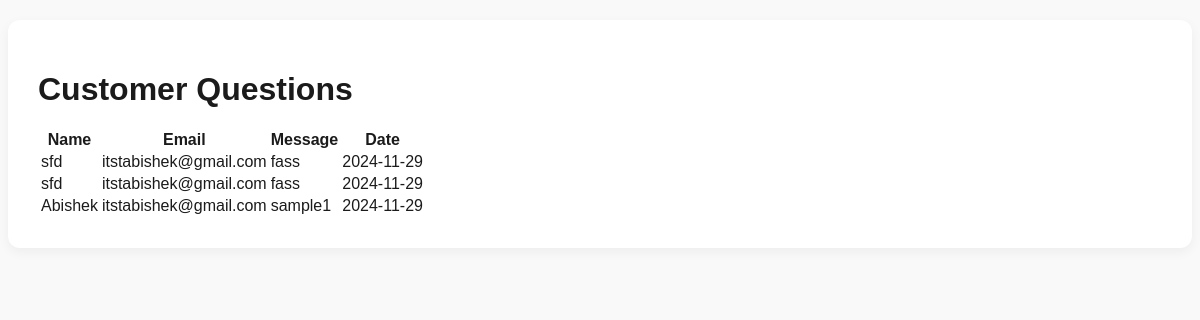
Before: /view_question.php with the older database file.
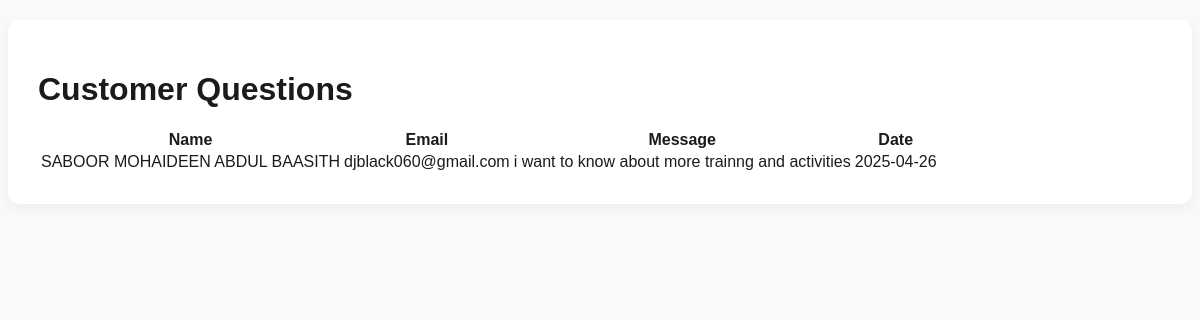
After: the same page with the newer database file.
### tables this page shows
CREATE TABLE `questions` (
  `name` text NOT NULL,
  `email` varchar(100) NOT NULL,
  `message` text NOT NULL,
  `date` date NOT NULL DEFAULT curdate()
);

### view_question.php (the view, shortened to what this page needs)
<?php
include("dbconfig.php");
$query = "SELECT name, email, message, date FROM questions ORDER BY date DESC";
$result = $conn->query($query);
?>
<!DOCTYPE html>
<html lang="en">
<head>
    <link rel="stylesheet" href="datatables_admin_style.css">
</head>
<body>
    <div class="container">
        <h1>Customer Questions</h1>
        <table>
            <thead>
                <tr>
                    <th>Name</th>
                    <th>Email</th>
                    <th>Message</th>
                    <th>Date</th>
                </tr>
            </thead>
            <tbody>
                <?php
                while ($row = $result->fetch_assoc()) {
                    echo "<tr>";
                    echo "<td>" . htmlspecialchars($row['name']) . "</td>";
                    echo "<td>" . htmlspecialchars($row['email']) . "</td>";
                    echo "<td>" . htmlspecialchars($row['message']) . "</td>";
                    echo "<td>" . htmlspecialchars($row['date']) . "</td>";
                    echo "</tr>";
                }
                ?>
            </tbody>
        </table>
    </div>
</body>
</html>

### datatables_admin_style.css (style rules this page uses)
:root { --primary-color: #00B78E; --primary-hover: #009b7a; --secondary-color: #004C3F; --text-color: #1B1B1B; --light-bg: #f9f9f9; --card-bg: #ffffff; --accent-red: #e74c3c; --accent-green: #27ae60; --font: 'Poppins', sans-serif; --dark-bg: #121212; --dark-text-color: #f2f2f2; --dark-card-bg: #1e1e1e; --dark-input-bg: #2b2b2b; --dark-border-color: #444; --dark-hover-bg: #2d2d2d; --dark-table-head-bg: #2f2f2f; }
body { font-family: var(--font); background-color: var(--light-bg); color: var(--text-color); transition: background 0.3s ease, color 0.3s ease; }
.container { width: 100%; padding: 30px; background-color: var(--card-bg); border-radius: 12px; box-shadow: 0 4px 12px rgba(0, 0, 0, 0.05); margin: 20px auto; box-sizing: border-box; transition: background 0.3s ease; }
h1, h2 { font-size: 2rem; margin-bottom: 20px; color: var(--text-color); }

Changed rows visible on the page:
removed questions: name "sfd", email "itstabishek@gmail.com", message "fass", date "2024-11-29"
removed questions: name "sfd", email "itstabishek@gmail.com", message "fass", date "2024-11-29"
removed questions: name "Abishek", email "itstabishek@gmail.com", message "sample1", date "2024-11-29"
added questions: name "SABOOR MOHAIDEEN ABDUL BAASITH", email "djblack060@gmail.com", message "i want to know about more trainng and activities", date "2025-04-26"
